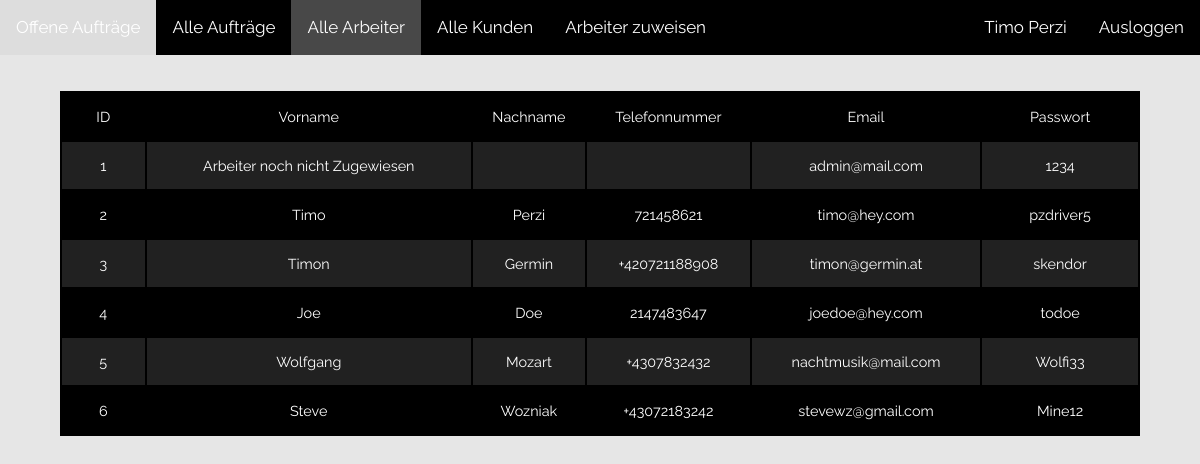
Page /Firma-Database-und-UI/pages/admin_pages/alle_arbeiter.php (signed in) on the committed database.
### tables this page shows
create table Arbeiter(
ID int NOT NULL AUTO_INCREMENT,
Vorname varchar(40) NOT NULL,
Nachname varchar(40) NOT NULL,
Telefonnummer varchar(30),
Email varchar(40) NOT NULL,
Passwort varchar(40) NOT NULL,
PRIMARY KEY (ID)
);

### Firma-Database-und-UI/php_functions/session.php (called while the page is built, shortened)
<?php
include "connect.php";
$email_check = $_SESSION["Email"];
$pass_check = $_SESSION["Passwort"];
$mode_check = $_SESSION["Mode"];
if (!($_SESSION["Email"] === "admin@mail.com" && $_SESSION["Passwort"] === "1234")) {
    if ($mode_check === "Arbeiter") {
        $sql = "SELECT * FROM arbeiter WHERE Email='$email_check' AND Passwort='$pass_check'";
    } else {
        $sql = "SELECT * FROM kunde WHERE Email='$email_check' AND Passwort='$pass_check'";
    }
    $result = mysqli_query($conn, $sql);
    if (mysqli_num_rows($result) === 1) {
        $row = mysqli_fetch_assoc($result);
        if (
            $row["Email"] === $email_check &&
            $row["Passwort"] === $pass_check
        ) {
            $login_session = $row["Vorname"] . " " . $row["Nachname"];
        } else {
            header("location: ../pages/index.php");
            die();
        }
    } else {
        header("location: ../pages/index.php");
        die();
    }
}
else
{
    $login_session = "Admin";
}
?>

### Firma-Database-und-UI/php_functions/display_data.php (the view, shortened to what this page needs)
<?php
function display_data($data) {
    $output = "<table class='data_table'>";
    foreach($data as $column => $var) {
        $output .= '<tr>';
        if($column===0) {
            foreach($var as $row => $val) {
                $output .= "<td>" . $row . '</td>';
            }
            $output .= '</tr>';
        }
        foreach($var as $val) {
            $output .= '<td>' . $val . '</td>';
        }
        $output .= '</tr>';
    }
    $output .= '</table>';
    echo $output;
}

### Firma-Database-und-UI/pages/admin_pages/alle_arbeiter.php (shortened to what this page needs)
<?php
include "../../php_functions/session.php";
include "../../php_functions/connect.php";
include "../../php_functions/display_data.php";
?>
<html lang="en">
<head>
    <link rel="stylesheet" href="../../css_files/overview.css">
</head>
<body>
<div class="topnav">
    <a  href="admin.php">Offene Aufträge</a>
    <a   href="alle_auftraege.php">Alle Aufträge</a>
    <a  class="active" href="alle_arbeiter.php">Alle Arbeiter</a>
    <a   href="alle_kunden.php">Alle Kunden</a>
    <a href="arbeiter_zuweisen.php">Arbeiter zuweisen</a>
    <a class="logout" href = "../../php_functions/logout.php">Ausloggen</a>
    <a class="name" ><?php echo $login_session?></a>
</div>
<div>
    <?php
    $query = "select * from arbeiter;
";
    $result = mysqli_query($conn, $query);
    display_data($result);
    ?>
</div>
</body>
</html>

### Firma-Database-und-UI/css_files/overview.css (style rules this page uses)
* { box-sizing: border-box; margin: 0; padding: 0; font-family: Raleway, sans-serif; }
html { font-size: 62.5%; }
body { font-family: 'Roboto', 'Helvetica Neue', Helvetica, Arial, sans-serif; font-size: 1.6rem; line-height: 1.6; -webkit-font-smoothing: antialiased; -moz-osx-font-smoothing: grayscale; background-color: rgba(57, 57, 57, 0.12); -webkit-text-fill-color: white; }
table { margin-left: auto; margin-right: auto; width: 90%; min-width: 300px; margin-bottom: 2.4rem; background-color: black; color: #fff; overflow: hidden; }
table tr:nth-child(even) { background-color: #212121; }
table td { display: block; font-size: 90%; }
table td:first-child { padding-top: 1rem; }
table td:last-child { padding-bottom: 1rem; }
table td:before { content: attr(data-th) ':\00a0'; font-weight: bold; min-width: 8rem; display: inline-block; }
@media (min-width: 600px) { table td:before { display: none; } }
@media (min-width: 600px) { table td { display: table-cell; text-align: center; } }
@media (min-width: 600px) { table td:first-child, table td:last-child { padding: 1.5rem 2rem; } }
.topnav { background-color: BLACK ; overflow: hidden; }
.topnav a { float: left; color: #f2f2f2; text-align: center; padding: 14px 16px; text-decoration: none; font-size: 17px; }
.topnav a.active { background-color: #484848; color: white; }
a.logout { float: right; color: #f2f2f2; text-align: center; padding: 14px 16px; text-decoration: none; font-size: 17px; }
a.name { color: whitesmoke; float: right; text-align: center; padding: 14px 16px; text-decoration: none; font-size: 17px; }
.data_table { margin-top: 3%; }

### rows in the picture
arbeiter: login_session "Timo Perzi", ID "2", Vorname "Timo", Nachname "Perzi", Telefonnummer "721458621", Email "timo@hey.com", Passwort "pzdriver5"
arbeiter: row "ID", row "Vorname", row "Nachname", row "Telefonnummer", row "Email", row "Passwort", ID "1", Vorname "Arbeiter noch nicht Zugewiesen", Email "admin@mail.com", Passwort "1234"
arbeiter: ID "3", Vorname "Timon", Nachname "Germin", Telefonnummer "+420721188908", Email "timon@germin.at", Passwort "skendor"
arbeiter: ID "4", Vorname "Joe", Nachname "Doe", Telefonnummer "2147483647", Email "joedoe@hey.com", Passwort "todoe"
arbeiter: ID "5", Vorname "Wolfgang", Nachname "Mozart", Telefonnummer "+4307832432", Email "nachtmusik@mail.com", Passwort "Wolfi33"
arbeiter: ID "6", Vorname "Steve", Nachname "Wozniak", Telefonnummer "+43072183242", Email "stevewz@gmail.com", Passwort "Mine12"
